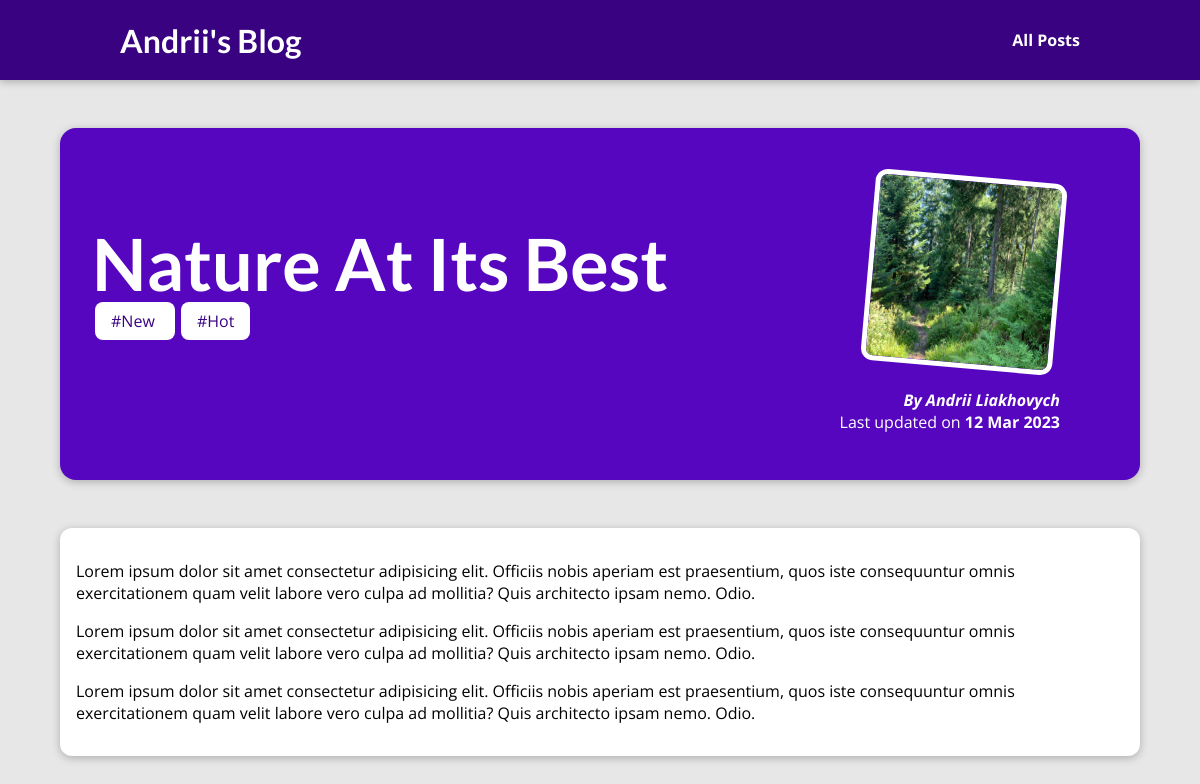
The page /posts/nature-at-its-best on the database its author committed.
### blog/models.py (models this page shows, shortened)
class Post(models.Model):
    title = models.CharField(max_length=150)
    excerpt = models.CharField(max_length=200)
    image = models.ImageField(upload_to='posts', null=True)
    date = models.DateField(auto_now=True)
    slug = models.SlugField(unique=True, db_index=True)
    content = models.TextField(validators=[MinLengthValidator(10)])
    author = models.ForeignKey(
        Author, on_delete=models.SET_NULL, null=True, related_name='posts')
    tags = models.ManyToManyField(Tag)

class Tag(models.Model):
    caption = models.CharField(max_length=30)

class Author(models.Model):
    first_name = models.CharField(max_length=100)
    last_name = models.CharField(max_length=100)
    email_address = models.EmailField()
    def full_name(self):
        return f"{self.first_name} {self.last_name}"
    def __str__(self):
        return self.full_name()

### blog/views.py (the view)
# urls.py: path('posts/<slug:slug>', views.post_detail, name='post-detail-page'),
def post_detail(request, slug):
    identified_post = get_object_or_404(Post, slug=slug)
    return render(request, 'blog/post-detail.html', {
        'post': identified_post,
        'post_tags': identified_post.tags.all()
    })

### blog/templates/blog/post-detail.html (shortened to what this page needs)
{% extends "base.html" %}
{% load static %}
{% block css_files %}
    <link rel="stylesheet" href="{% static "blog/post-detail.css" %}" />
{% endblock %}
{% block content %}
<section id="summary">
    <h2>{{post.title}}</h2>
    <div>
        {% for tag in post_tags %}
            <span class='tag'>
                #{{tag.caption}}
            </span>
        {% endfor %}
    </div>
    <article>
        <img src="{{post.image.url}}" alt="{{post.title}}" />
        <address>By <a href="mailto:{{post.author.email_address}}">{{post.author}}</a></address>
        <div>Last updated on <time>{{post.date|date:'d M Y'}}</time></div>
    </article>
</section>
<main>
  {{post.content|linebreaks}}
</main>
{% endblock %}

### static/app.css (style rules this page uses)
* { box-sizing: border-box; }
html { font-family: 'Open Sans', 'Lato', sans-serif; }
body { margin: 0; }
h1, h2, h3 { font-family: 'Lato', sans-serif; font-weight: bold; }

### blog/static/blog/post-detail.css (style rules this page uses)
body { background-color: #e7e7e7; }
#summary { margin: 8rem auto 3rem auto; padding: 2rem; width: 90%; max-width: 90rem; border-radius: 16px; background-color: #5706c0; position: relative; box-shadow: 0 2px 8px rgba(0, 0, 0, 0.25); height: 22rem; }
#summary h2 { color: white; font-size: 4.5rem; margin-bottom: 0.25rem; }
#summary article { position: absolute; top: 2rem; right: 3rem; padding: 1rem 2rem; border-radius: 12px; text-align: right; color: white; }
#summary article img { width: 12rem; height: 12rem; border-radius: 12px; transform: rotateZ(5deg); border: 5px solid white; margin-bottom: 1rem; }
#summary address { font-weight: bold; }
#summary a { color: white; text-decoration: none; }
#summary time { font-weight: bold; }
main { width: 90%; max-width: 90rem; margin: 3rem auto; background-color: white; padding: 1rem; border-radius: 12px; box-shadow: 0 2px 8px rgba(0, 0, 0, 0.25); }
.tag { background-color: white; color: #390281; padding: 0.5rem 1rem; border-radius: 8px; margin: 3px; }

### rows shown on the page
Post: title "Nature At Its Best", image (picture), author "Andrii Liakhovych", date "12 Mar 2023", content "Lorem ipsum dolor sit amet consectetur adipisicing elit. Officiis nobis aperiam est praesentium, quos iste consequuntur omnis exercitationem quam velit labore vero culpa ad mollitia? Quis architecto ipsam nemo. Odio. Lorem ipsum dolor sit amet consectetur adipisicing elit. Officiis nobis aperiam est praesentium, quos iste consequuntur omnis exercitationem quam velit labore vero culpa ad mollitia? Quis architecto ipsam nemo. Odio. Lorem ipsum dolor sit amet consectetur adipisicing elit. Officiis nobis aperiam est praesentium, quos iste consequuntur omnis exercitationem quam velit labore vero culpa ad mollitia? Quis architecto ipsam nemo. Odio."
Tag: caption "New"
Tag: caption "Hot"
